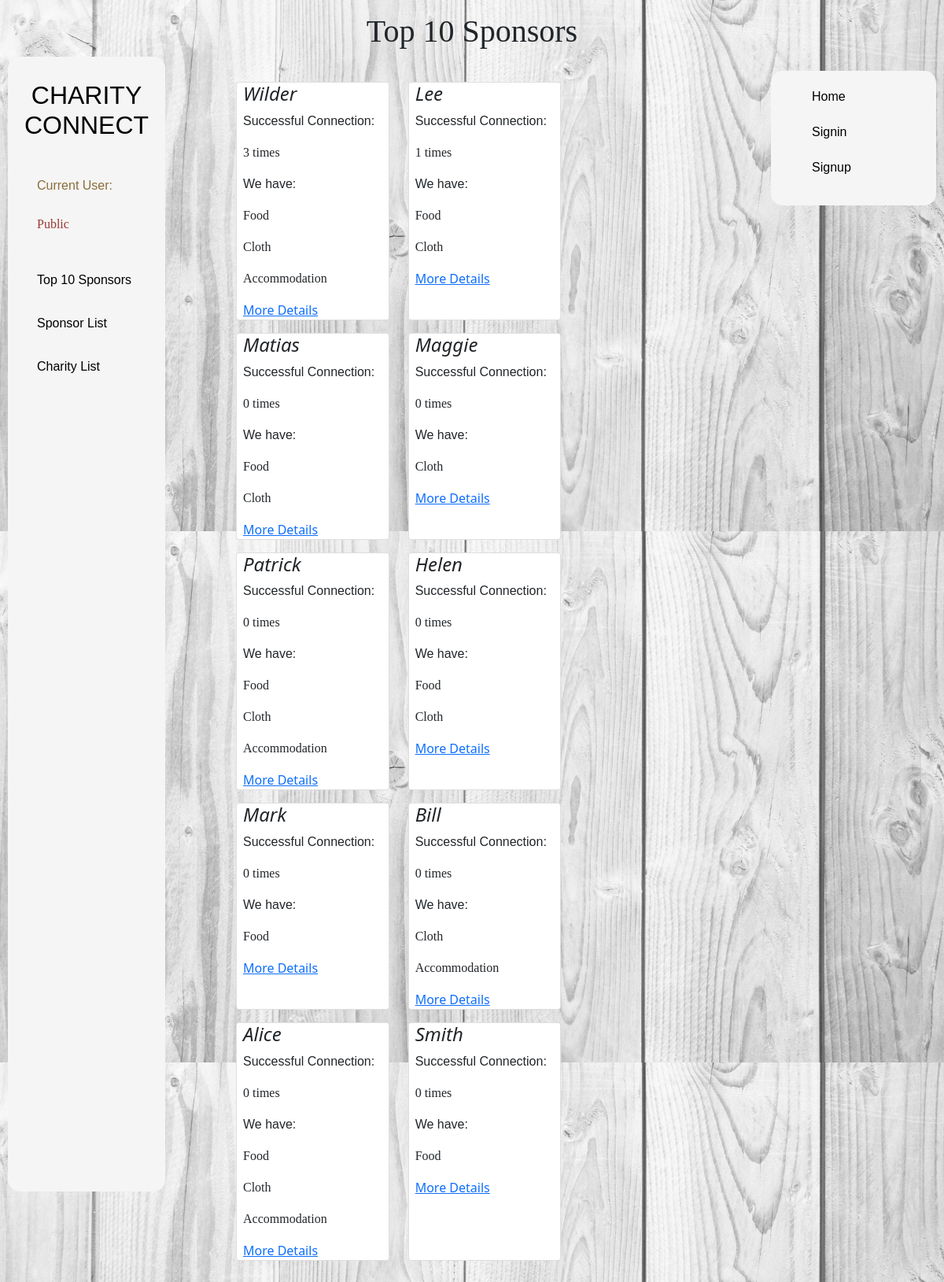
The app's page /top_sponsors/ with its own data.
### cc/models.py (models this page shows)
class Provide(models.Model):
    username = models.ForeignKey('UserSponsor', to_field='username', on_delete=models.CASCADE)
    need = models.CharField(max_length=200)

class UserSponsor(models.Model):
    user = models.OneToOneField(User, on_delete=models.CASCADE, primary_key=True)
    username = models.CharField(unique=True, max_length=200)
    long_name = models.CharField(max_length=200)
    description = models.TextField(max_length=2048)
    connection = models.IntegerField(default=0)
    email = models.EmailField(
        blank=True,
        unique=True,
        error_messages={
            'unique': "A user with that email already exists.",
        }
    )
    website = models.URLField()
    class Meta:
        db_table = 'sponsor'
        verbose_name = 'sponsor'
        verbose_name_plural = verbose_name

### cc/views.py (the view)
# urls.py: path('top_sponsors/', views.top, name='top_sponsors'),
def top(request):
    if request.user.is_anonymous:
        signin_status = False
    else:
        signin_status = True
    request_user = request.user.username
    message_number = len(list(Message.objects.filter(reply_user=request_user, message_type=1).values()))
    if request.method == 'GET':
        sponsor_t_profile = list(
            UserSponsor.objects.order_by('-connection').values('username', 'long_name', 'connection'))[:10]
        user_item = list()
        for ele in sponsor_t_profile:
            user_item.append(
                (ele['connection'], Provide.objects.filter(username_id__exact=ele['username']).values()))
        return_profile = zip(sponsor_t_profile, user_item)
    return render(request=request,
                  template_name="cc/top.html",
                  context={"lists": return_profile,
                           'signin_status': signin_status,
                           'current_user': request.user,
                           'message_number': message_number,
                           }
                  )

### templates/cc/top.html (shortened to what this page needs)
{% extends 'base/base.html' %}
{% load static %}
{% block h1 %}Top 10 Sponsors{% endblock %}
{% block css %}
    <link rel="stylesheet" href="{% static 'cc/styles/lists.css' %}" xmlns="http://www.w3.org/1999/html">
{% endblock %}
{% block body %}
    <div>
    <div class="container" style="margin-top: -100px; align-items: center">
            <div class="row">
                <div class="row row-cols-1 row-cols-sm-3 g-3">
                    {% for sponsor,item in lists %}
                        <div class="card item-card card-block" style="max-width: 15rem;  margin-right: 1.5rem">
                            <h4 class="card-title text-right"><i class="material-icons">{{ sponsor.long_name }}</i></h4>
                            <p style="size: A4; font-family: sans-serif">Successful Connection:</p>
                                <p style="font-family: fantasy">{{ sponsor.connection }} times</p>
                            <p style="size: A4; font-family: sans-serif">We have:</p>
                            {% for ele in item.1 %}
                                <p style="font-family: fantasy">{{ ele.need }}</p>
                            {% endfor %}
                            <div class="d-flex justify-content-between align-items-center">
                                <div class="btn-group">
                                    <a href="{% url 'details' sponsor.username %}" class="blue">More
                                        Details</a>
                                </div>
                            </div>
                        </div>
                    {% endfor %}
                </div>
            </div>
        </div>
    </div>
{% endblock %}

### cc/static/cc/styles/base.css (style rules this page uses)
* { box-sizing: border-box; margin: 0; padding: 0; list-style: none; text-decoration: none; }
body { background: url("../img/Light-Grey-Background-Wallpaper-63-images-.jpg"); background-size: 100%; }

### cc/static/cc/styles/lists.css (style rules this page uses)
.item-card { transition:0.5s; cursor:pointer; padding-right: -100px; }
.card::before, .card::after { position: absolute; top: 0; right: 0; bottom: 0; left: 0; transform: scale3d(0, 0, 1); transition: transform .3s ease-out 0s; background: rgba(255, 255, 255, 0.1); content: ''; pointer-events: none; }
.card::before { transform-origin: left top; }
.card::after { transform-origin: right bottom; }

### records on screen
Provide: need "Food"
Provide: need "Cloth"
Provide: need "Accommodation"
UserSponsor: long_name "Lee", connection "1"
Provide: need "Food"
Provide: need "Cloth"
UserSponsor: long_name "Matias", connection "0"
Provide: need "Food"
Provide: need "Cloth"
UserSponsor: long_name "Maggie", connection "0"
Provide: need "Cloth"
UserSponsor: long_name "Patrick", connection "0"
Provide: need "Food"
Provide: need "Cloth"
Provide: need "Accommodation"
UserSponsor: long_name "Helen", connection "0"
Provide: need "Food"
Provide: need "Cloth"
UserSponsor: long_name "Mark", connection "0"
Provide: need "Food"
UserSponsor: long_name "Bill", connection "0"
Provide: need "Cloth"
Provide: need "Accommodation"
UserSponsor: long_name "Alice", connection "0"
Provide: need "Food"
Provide: need "Cloth"
Provide: need "Accommodation"
UserSponsor: long_name "Smith", connection "0"
Provide: need "Food"

### other values on screen
{{ sponsor.long_name }} "Wilder"
{{ sponsor.connection }} "3"
